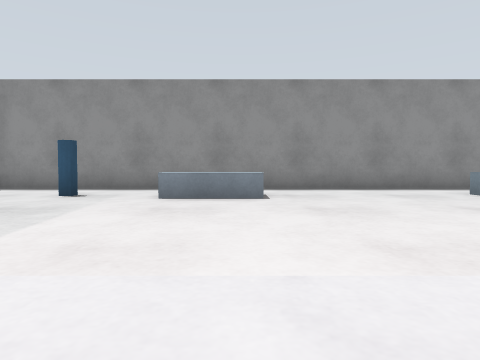
View 1 (above)

17 first-person views from a walk through a Gazebo world. The camera is 0.5 m above the floor, tilts 2° down and sees 75° across. The floor is counted in squares, 1 m on a side. Each view is taken from the middle of a square. On the plan, view 1 faces up. The plan holds only what a view shows up to about 9 squares ahead; the rest is blank.

View 2
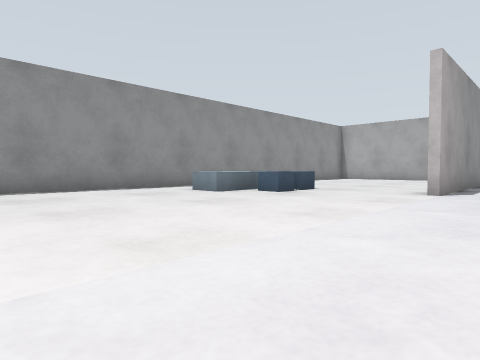

View 3
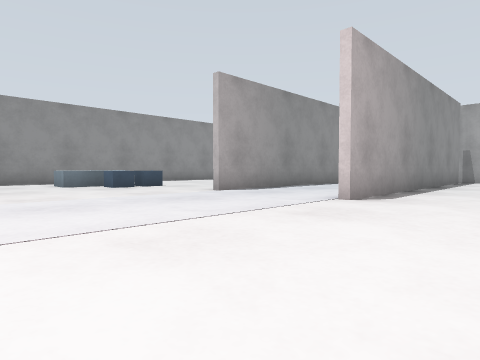

View 4
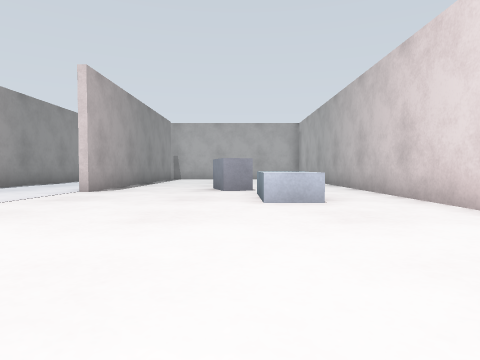

View 5
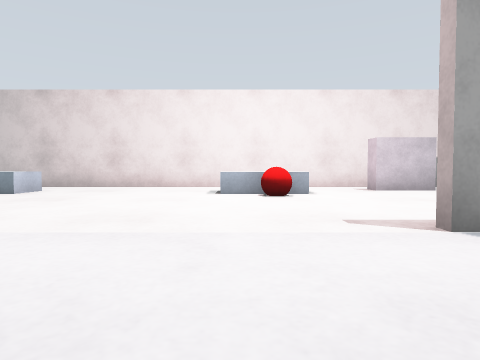

View 6
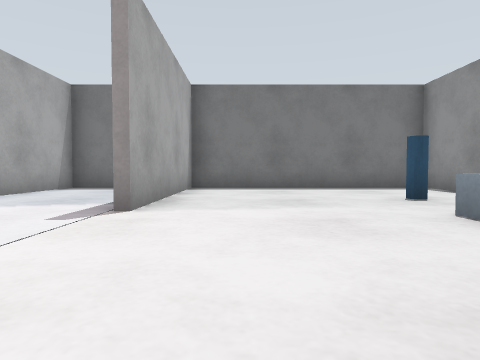

View 7
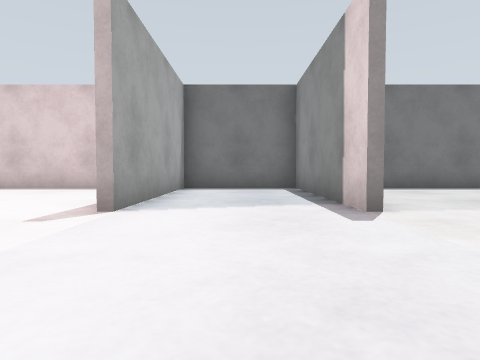

View 8
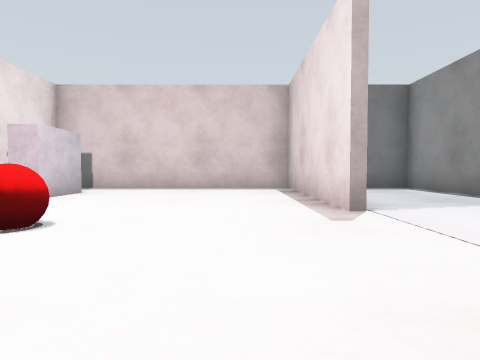

View 9
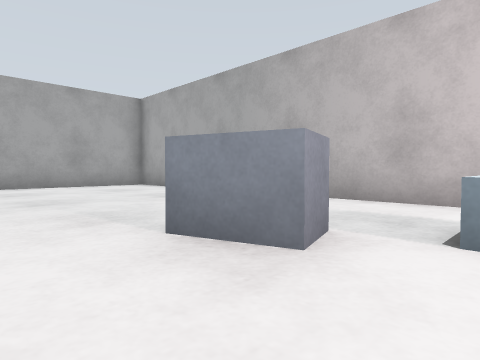

View 10
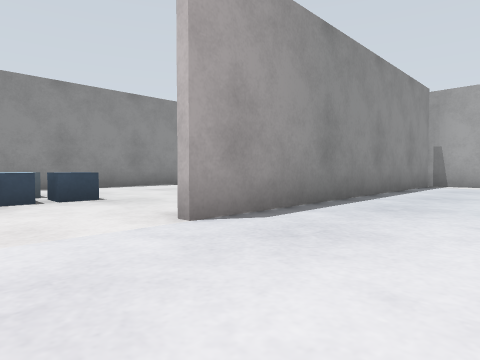

View 11
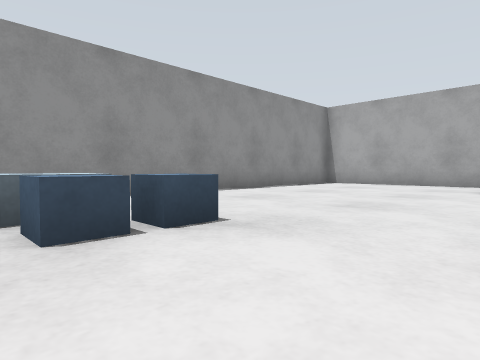

View 12
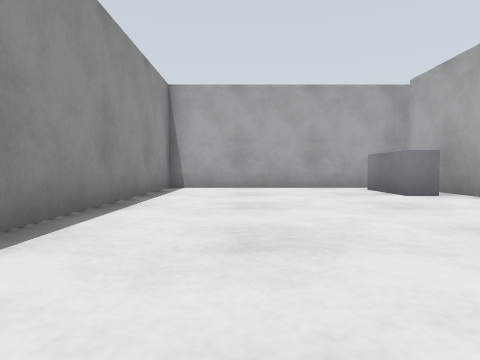

View 13
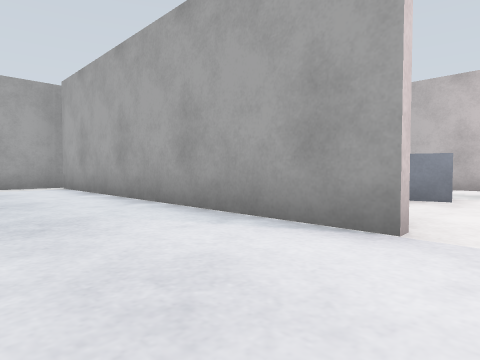

View 14
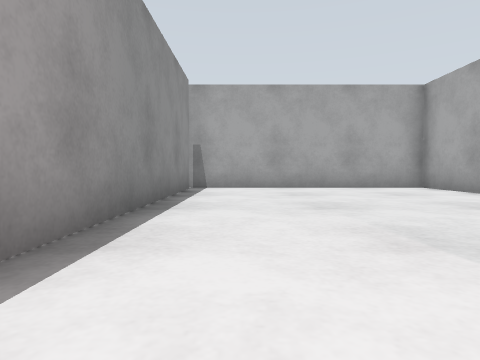

View 15
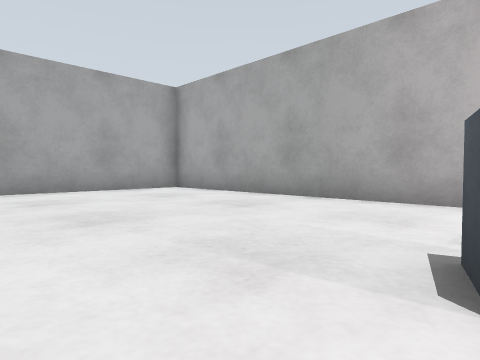

View 16
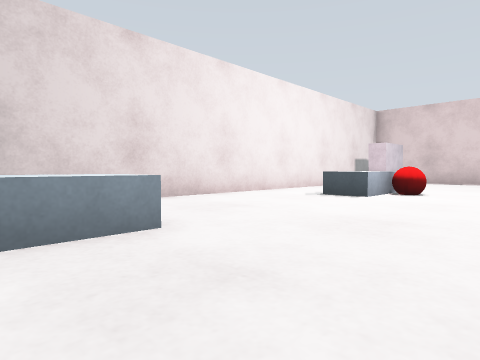

View 17
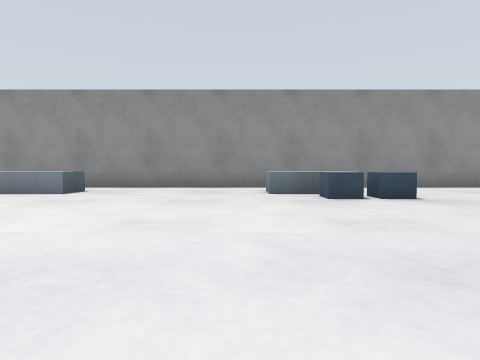

### Floor plan
Points are (right, up) in squares from view 1. A wall is a line through its corners. A room is listed if a view was taken in it or the views show most of it. See-through windows are left out.
Room 1 (views 1, 2, 3, 4, 5, 6, 7, 8, 9, 10, 11, 12, 13, 14, 15, 16, 17)
walls: (6.8, -1.5) (15, -1.5); (-1.6, 1.5) (-6.5, 1.5); (-1.6, -1.7) (-6.4, -1.7) (-6.4, -7.9) (15.4, -7.9) (15.4, 7.9) (-6.4, 7.9) (-6.4, -1.5) (-1.6, -1.5); (12.5, 1.7) (15, 1.7); (-6.5, 1.7) (-1.6, 1.7); (15, -1.7) (6.8, -1.7); (15.1, 1.5) (6.8, 1.5)
objects: cabinet (-4, -7) to (-3, -7); blue cylinder (-3, 6); white box (-1, -6) to (0, -6); red ball (-1, -5); white box (-1, 6) to (0, 6); white box (5, -6) to (6, -5); white box (5, 6) to (6, 6); blue box (6, 5); grey box (7, -5) to (8, -5); blue box (7, 5); grey box (13, 2) to (14, 3)

Where each view was taken, in squares from view 1:
view 1: 0 up, 0 right, facing up
view 2: 0 up, 0 right, facing up-right
view 3: 4 down, 2 right, facing up-right
view 4: 5 down, 0 right, facing right
view 5: 1 up, 0 right, facing down
view 6: 3 up, 2 right, facing left
view 7: 0 up, 2 right, facing left
view 8: 3 down, 2 right, facing left
view 9: 3 down, 6 right, facing down-right
view 10: 1 down, 5 right, facing up-right
view 11: 2 up, 5 right, facing up-right
view 12: 6 up, 7 right, facing right
view 13: 1 up, 6 right, facing down-right
view 14: 3 down, 7 right, facing right
view 15: 3 down, 8 right, facing down-right
view 16: 3 down, 6 right, facing down-left
view 17: 1 down, 4 right, facing up
